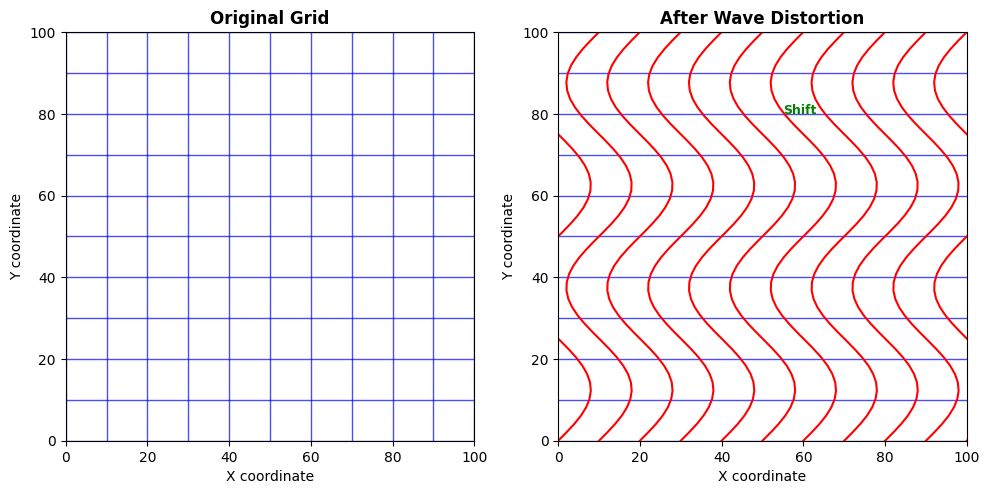

The script that saved this image:
import numpy as np
import matplotlib.pyplot as plt

# Create figure with two subplots
fig, (ax1, ax2) = plt.subplots(1, 2, figsize=(10, 5), dpi=100)

# Parameters
grid_size = 10
size = 100
amplitude = 8
frequency = 2

# Draw original grid (left panel)
ax1.set_xlim(0, size)
ax1.set_ylim(0, size)
ax1.set_aspect('equal')
ax1.set_title('Original Grid', fontsize=12, fontweight='bold')

# Draw grid lines
for i in range(grid_size + 1):
    pos = i * (size / grid_size)
    ax1.axhline(y=pos, color='blue', linewidth=1, alpha=0.7)
    ax1.axvline(x=pos, color='blue', linewidth=1, alpha=0.7)

ax1.set_xlabel('X coordinate')
ax1.set_ylabel('Y coordinate')

# Draw distorted grid (right panel)
ax2.set_xlim(0, size)
ax2.set_ylim(0, size)
ax2.set_aspect('equal')
ax2.set_title('After Wave Distortion', fontsize=12, fontweight='bold')

# Draw horizontal lines (unchanged)
for i in range(grid_size + 1):
    pos = i * (size / grid_size)
    ax2.axhline(y=pos, color='blue', linewidth=1, alpha=0.7)

# Draw distorted vertical lines
for i in range(grid_size + 1):
    x_base = i * (size / grid_size)
    y_vals = np.linspace(0, size, 50)
    x_vals = x_base + amplitude * np.sin(2 * np.pi * frequency * y_vals / size)
    ax2.plot(x_vals, y_vals, color='red', linewidth=1.5)

ax2.set_xlabel('X coordinate')
ax2.set_ylabel('Y coordinate')

# Add arrows showing remapping concept
ax2.annotate('', xy=(50, 75), xytext=(50 + amplitude * np.sin(2 * np.pi * frequency * 75 / size), 75),
             arrowprops=dict(arrowstyle='->', color='green', lw=2))
ax2.text(55, 80, 'Shift', fontsize=9, color='green', fontweight='bold')

plt.tight_layout()
plt.savefig('coordinate_remapping_diagram.png', dpi=100, bbox_inches='tight')
plt.close()

